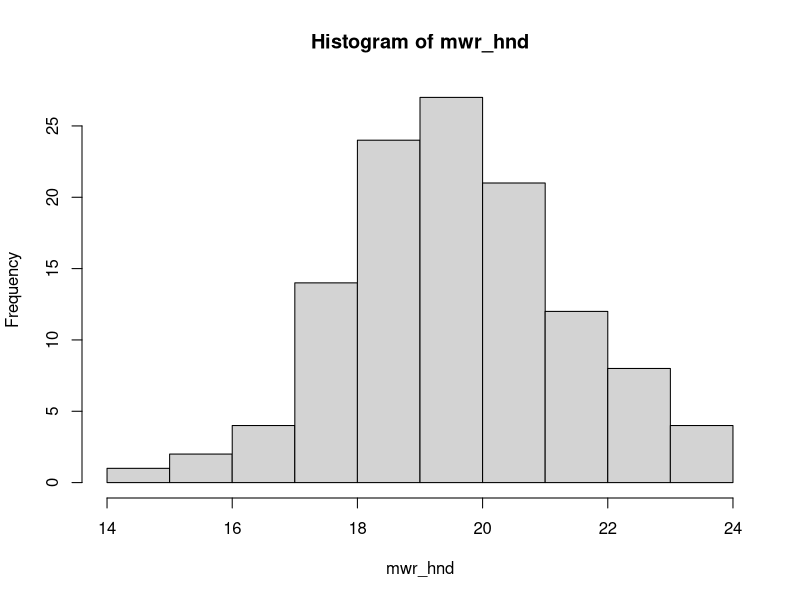
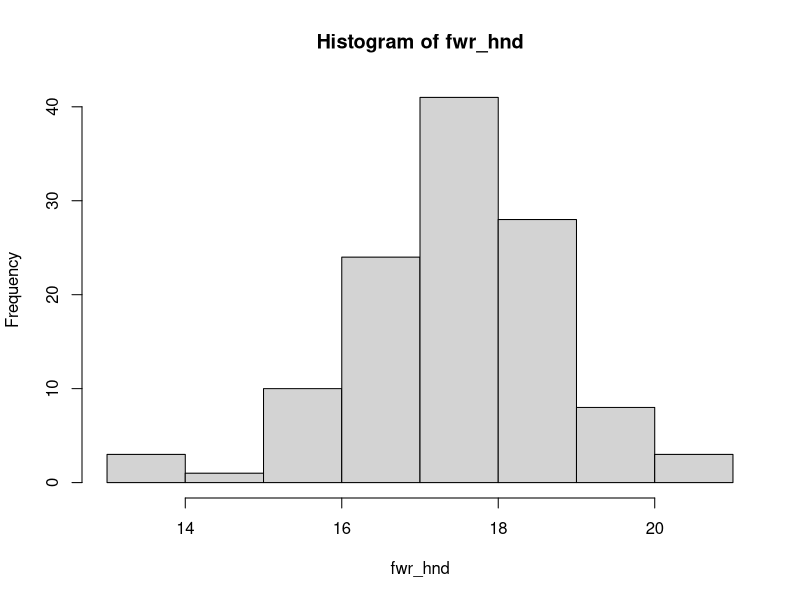
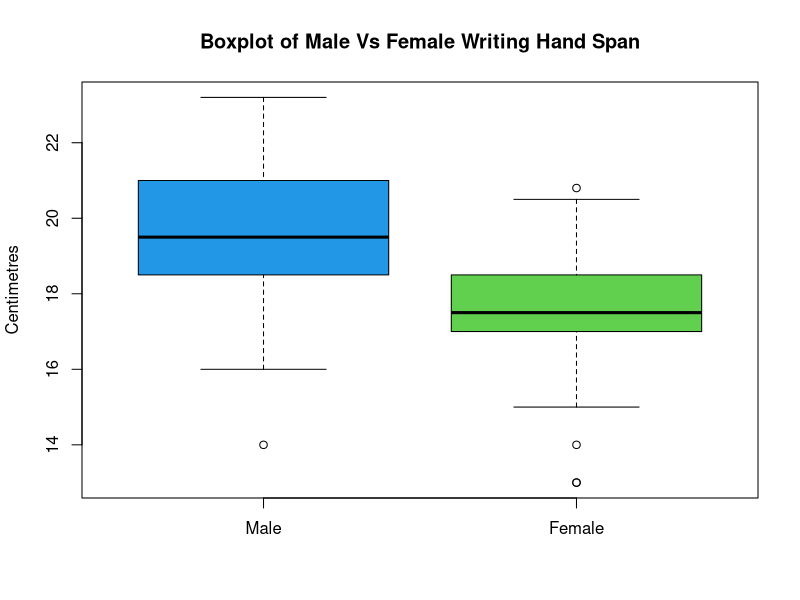
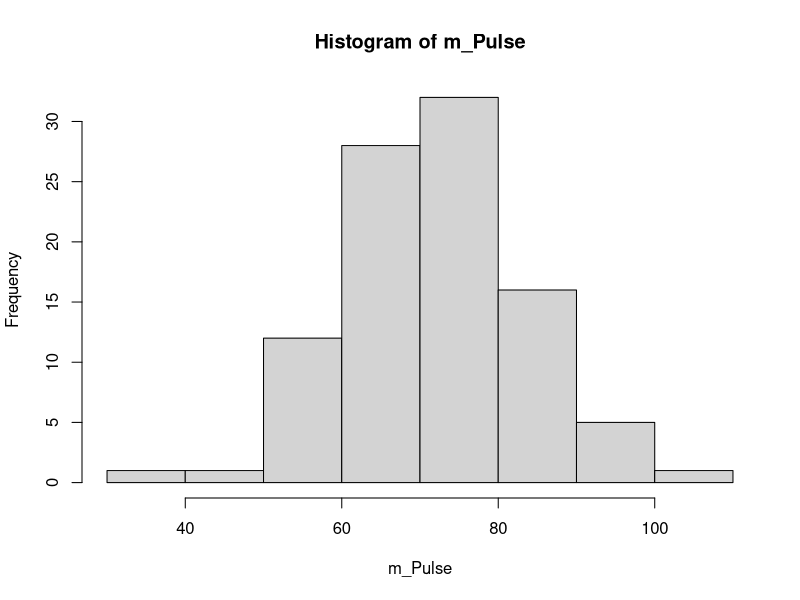
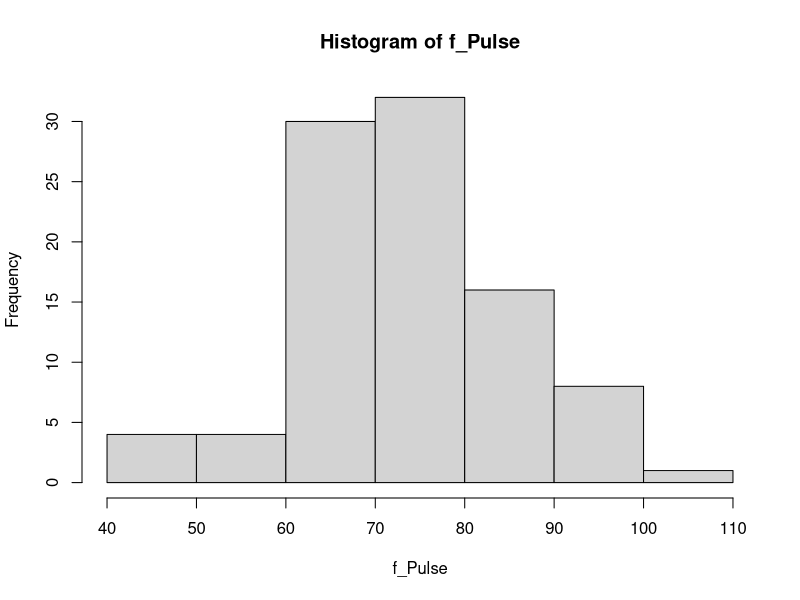
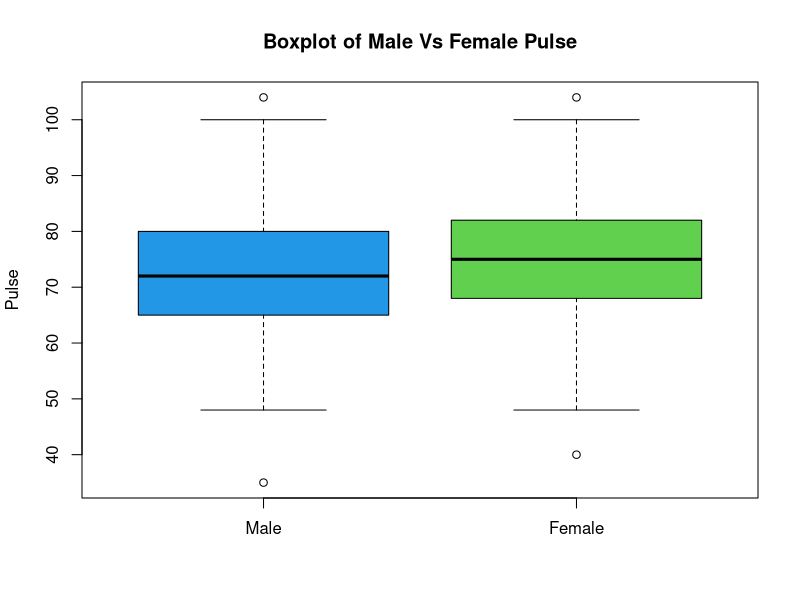
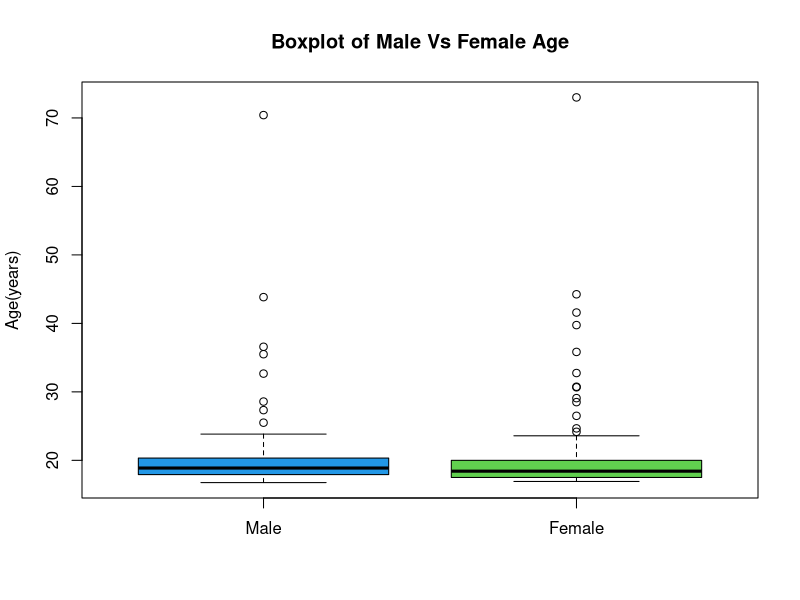
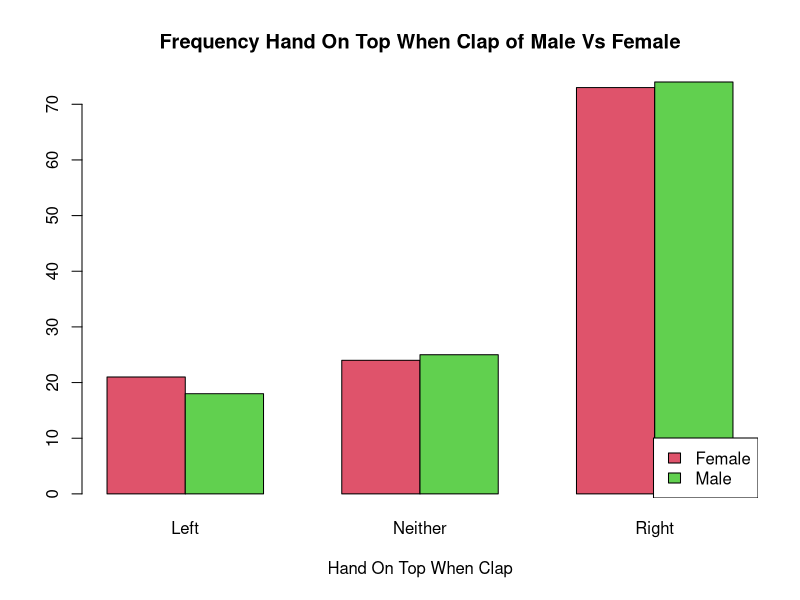

Write the R code that produced these figures, in order.
library(MASS)
str(survey)
survey
attach(survey)

help(survey)

#Question1


#Wr.Hnd vs Sex: Numerical Continuous Vs Categorical

mwr_hnd= Wr.Hnd[Sex=="Male"]
mwr_hnd

mean(mwr_hnd,na.rm = TRUE)
hist(mwr_hnd)

fwr_hnd= Wr.Hnd[Sex=="Female"]
fwr_hnd

mean(fwr_hnd,na.rm = TRUE)
hist(fwr_hnd)

mfwr_hnd=boxplot(mwr_hnd,fwr_hnd,names=c("Male","Female"),ylab= "Centimetres",col=4:2, main = paste("Boxplot of Male Vs Female Writing Hand Span"))

mfwr_hnd



#Pulse vs Sex: Numerical Continuous Vs Categorical

m_Pulse= Pulse[Sex=="Male"]
m_Pulse

hist(m_Pulse)

f_Pulse= Pulse[Sex=="Female"]
f_Pulse

hist(f_Pulse)

mf_pulse=boxplot(m_Pulse,f_Pulse,names=c("Male","Female"),ylab= "Pulse",col=4:2, main = paste("Boxplot of Male Vs Female Pulse"))

mf_pulse



#Age vs Sex: Numerical Continuous Vs Categorical

m_age= Age[Sex=="Male"]
m_age

f_age= Age[Sex=="Female"]
f_age

mf_age=boxplot(m_age,f_age,names=c("Male","Female"),ylab= "Age(years)",col=4:2, main = paste("Boxplot of Male Vs Female Age"))

mf_age



#Clap vs Sex: Categorical Vs Categorical

mf_clap_table=table(Clap,Sex)
mf_clap_table

mf_clap= barplot(t(mf_clap_table),xlab= "Hand On Top When Clap", 
                 main = "Frequency Hand On Top When Clap of Male Vs Female", 
                 col = 2:3,beside = TRUE)
legend("bottomright",legend=c("Female","Male"),fill=c(2,3))

mf_clap


#Exer vs Sex: Categorical Vs Categorical

mf_exer_table=table(Exer,Sex)
mf_exer_table

mf_exer= barplot(t(mf_exer_table),xlab= "Frequently of Exercises", 
                 main = "How Frequently do Male Vs Female Exercises", 
                 col = 2:3,beside = TRUE)
legend("bottomright",legend=c("Female","Male"),fill=c(2,3))

mf_exer


#Smoke vs Sex: Categorical Vs Categorical

mf_smoke_table=table(Smoke,Sex)
mf_smoke_table

mf_smoke= barplot(t(mf_smoke_table),xlab= "Frequently of smokeing", 
                 main = "How Frequently do Male Vs Female smokeing", 
                 col = 2:3,beside = TRUE)
legend("topright",legend=c("Female","Male"),fill=c(2,3))

mf_smoke


#W.Hnd vs Sex: Categorical Vs Categorical

mf_W.Hnd_table=table(W.Hnd,Sex)
mf_W.Hnd_table

mf_W.Hnd= barplot(t(mf_W.Hnd_table),xlab= "Right Vs Left Wrighting Hand ", 
                 main = "Right Vs Left", 
                 col = 2:3,beside = TRUE)
legend("bottomright",legend=c("Female","Male"),fill=c(2,3))

mf_W.Hnd


#Q2 

#H0: mu_male= mu_female
#H0: mu_male - mu_female=0 
#mu_male is true mean writing hand span for male
#mu_female is true mean writing hand span for female

#H1: mu_male not equal mu_female
#H1: mu_male - mu_female != 0 

mwr_hnd= Wr.Hnd[Sex=="Male"]
mwr_hnd

fwr_hnd= Wr.Hnd[Sex=="Female"]
fwr_hnd


#happy with the assumptions of normality and equal var.
mfwr_hnd=boxplot(mwr_hnd,fwr_hnd,names=c("Male","Female"),ylab= "Centimetres",col=4:2, main = paste("Boxplot of Male Vs Female Writing Hand Span"))

mfwr_hnd


t.test(mwr_hnd, fwr_hnd)


#pvalue=2.2e-16 < 0.05, therefore reject H0 and conclude
#that there is a signficant difference between true mean male writing hand span
#and true mean female writing hand span.
#95% CI tells us that 95% the true population mean difference for
#male and female writing hand span lie within 19.74188cm and 17.59576cm




#Q3

#H0: p_male = p_females, p_males is population proportion
# of males smoking habit and  p_females is population 
#proportion of females smoking habit
#H0: sex and smoking habit are independent of each other
#H1: sex and smoking habit are dependent of each other

mf_smoke_table=table(Smoke,Sex)
mf_smoke_table


smoke_chisq<-chisq.test(mf_smoke_table)
smoke_chisq$expected
#happy with assumptions as exp >=5

smoke_chisq
#
#p-value=0.3139 >0.05, so fail to reject H0 that sex and
#site are independent

prop.test(mf_smoke_table)


#Q4

#Exer VS Wr.Hnd

plot(Exer,Wr.Hnd,
ylab= "Centimetres",col=4:2, main = paste("Boxplot of Exer VS Student Writing Hand Span"))

#Exer VS Height

plot(Exer,Height,
ylab= "Centimetres",col=4:2, main = paste("Boxplot of Exer VS Student Height"))

#Exer VS Age
plot(Exer,Age,
ylab= "Years",col=4:2, main = paste("Boxplot of Exer VS Student Age"))

#Exer VS Pulse
plot(Exer,Pulse,
ylab= "Beats / Minute",col=4:2, main = paste("Boxplot of Exer VS Student Pulse"))


#Q5


#H0: Exercises habit and Pulse are independent of each other
#H1: Exercises habit and Pulse are dependent of each other

Exer_Pulse_table=table(Pulse,Exer)
Exer_Pulse_table


Exer_Pulse_table_chisq<-chisq.test(Exer_Pulse_table)
Exer_Pulse_table_chisq$expected
#happy with assumptions as exp >=5

Exer_Pulse_table_chisq
#
#p-value=0.3918 >0.05, so fail to reject H0 that  Exercises habit and
#Pulse are independent

prop.test(mf_smoke_table)
























